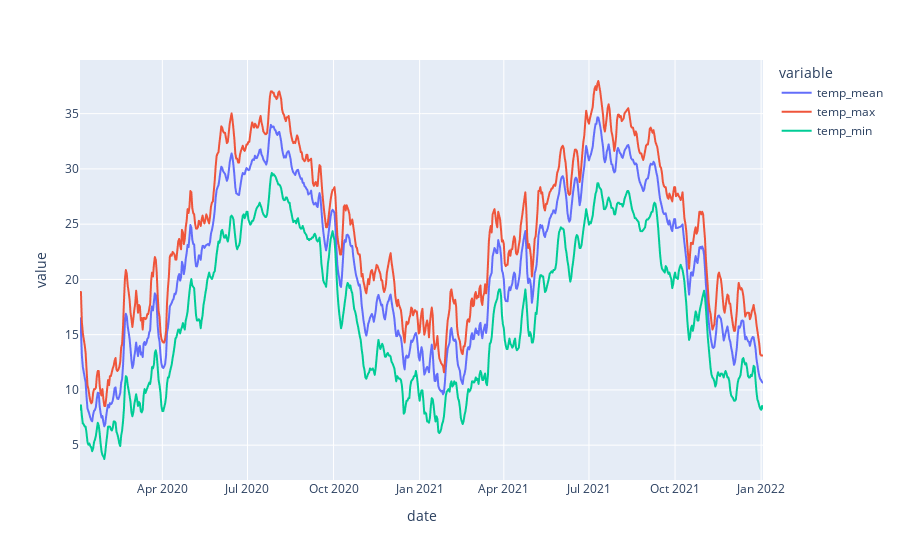

Notebook source saved alongside this figure:
### Code cell
px.line(df_date_temp_agg.rolling(7, min_periods=0).mean(), x=df_date_temp_agg.index, y=['temp_mean', 'temp_max', 'temp_min'])
#px.line(df_date_temp_agg, x=df_date_temp_agg.index, y='temp')

### Figure 1 — Plotly figure (JSON) as saved in the notebook; plotly's stock layout.template omitted (floating-point values rounded to 4 significant figures; data arrays with more than 128 entries replaced by an {"elided": "..."} marker saying what was removed)
{"data": [{"hovertemplate": "variable=temp_mean<br>date=%{x}<br>value=%{y}<extra></extra>", "legendgroup": "temp_mean", "line": {"color": "#636efa", "dash": "solid"}, "marker": {"symbol": "circle"}, "mode": "lines", "name": "temp_mean", "showlegend": true, "type": "scattergl", "x": {"elided": "731 str values"}, "xaxis": "x", "y": {"elided": "731 float values"}, "yaxis": "y"}, {"hovertemplate": "variable=temp_max<br>date=%{x}<br>value=%{y}<extra></extra>", "legendgroup": "temp_max", "line": {"color": "#EF553B", "dash": "solid"}, "marker": {"symbol": "circle"}, "mode": "lines", "name": "temp_max", "showlegend": true, "type": "scattergl", "x": {"elided": "731 str values"}, "xaxis": "x", "y": {"elided": "731 float values"}, "yaxis": "y"}, {"hovertemplate": "variable=temp_min<br>date=%{x}<br>value=%{y}<extra></extra>", "legendgroup": "temp_min", "line": {"color": "#00cc96", "dash": "solid"}, "marker": {"symbol": "circle"}, "mode": "lines", "name": "temp_min", "showlegend": true, "type": "scattergl", "x": {"elided": "731 str values"}, "xaxis": "x", "y": {"elided": "731 float values"}, "yaxis": "y"}], "layout": {"legend": {"title": {"text": "variable"}, "tracegroupgap": 0}, "margin": {"t": 60}, "xaxis": {"anchor": "y", "domain": [0, 1], "title": {"text": "date"}}, "yaxis": {"anchor": "x", "domain": [0, 1], "title": {"text": "value"}}}}
